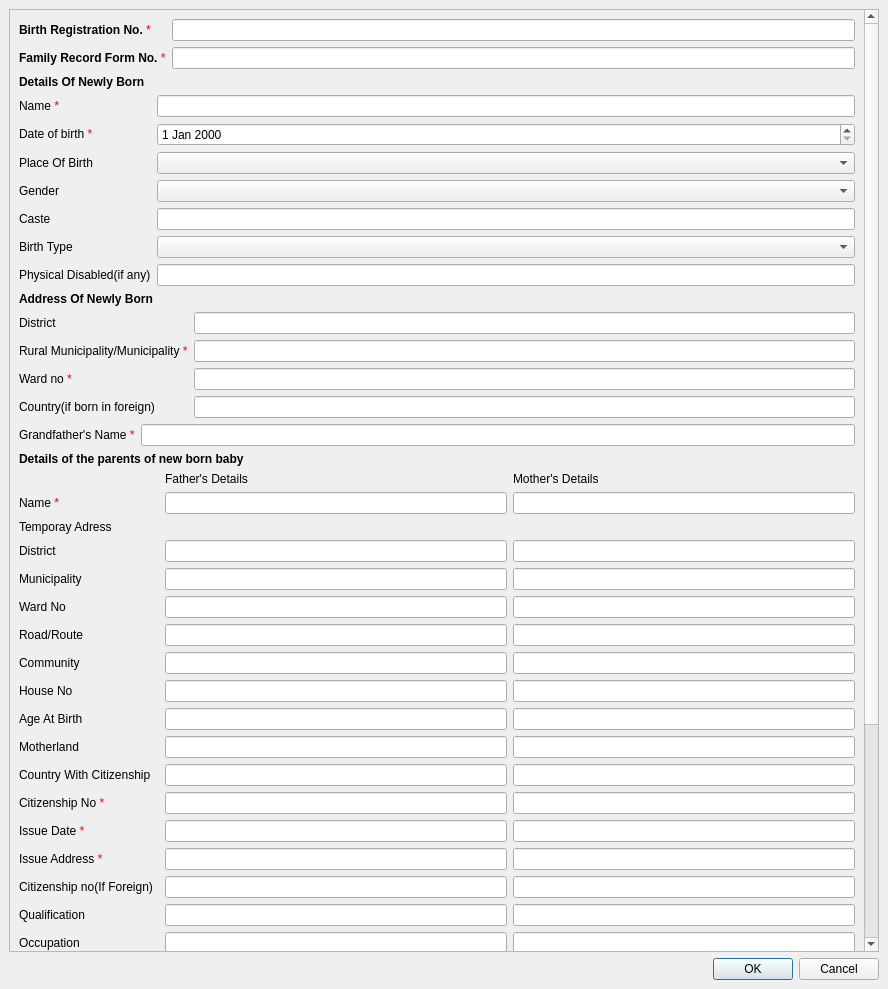
<?xml version="1.0" encoding="UTF-8"?>
<ui version="4.0">
 <class>BirthForm</class>
 <widget class="QMainWindow" name="BirthForm">
  <property name="geometry">
   <rect>
    <x>0</x>
    <y>0</y>
    <width>888</width>
    <height>989</height>
   </rect>
  </property>
  <property name="windowTitle">
   <string>Birth Registration Form</string>
  </property>
  <widget class="QWidget" name="centralwidget">
   <layout class="QGridLayout" name="gridLayout">
    <item row="0" column="0">
     <widget class="QScrollArea" name="scrollArea">
      <property name="widgetResizable">
       <bool>true</bool>
      </property>
      <widget class="QWidget" name="scrollAreaWidgetContents">
       <property name="geometry">
        <rect>
         <x>0</x>
         <y>0</y>
         <width>854</width>
         <height>1411</height>
        </rect>
       </property>
       <layout class="QGridLayout" name="gridLayout_2">
        <item row="3" column="0">
         <layout class="QFormLayout" name="formLayout_5">
          <item row="0" column="0">
           <widget class="QLabel" name="grandFatherLabel">
            <property name="text">
             <string>Grandfather's Name &lt;font color='red'&gt;*</string>
            </property>
           </widget>
          </item>
          <item row="0" column="1">
           <widget class="QLineEdit" name="grandFatherLineEdit"/>
          </item>
         </layout>
        </item>
        <item row="1" column="0">
         <widget class="QLabel" name="label_5">
          <property name="text">
           <string>&lt;b&gt;Details Of Newly Born&lt;/b&gt;</string>
          </property>
         </widget>
        </item>
        <item row="5" column="0">
         <layout class="QFormLayout" name="formLayout_6">
          <item row="0" column="0">
           <widget class="QLabel" name="label">
            <property name="text">
             <string/>
            </property>
           </widget>
          </item>
          <item row="0" column="1">
           <layout class="QHBoxLayout" name="horizontalLayout_3">
            <item>
             <widget class="QLabel" name="label_2">
              <property name="text">
               <string>Father's Details</string>
              </property>
             </widget>
            </item>
            <item>
             <widget class="QLabel" name="label_3">
              <property name="text">
               <string>Mother's Details</string>
              </property>
             </widget>
            </item>
           </layout>
          </item>
          <item row="1" column="0">
           <widget class="QLabel" name="nameLabel_2">
            <property name="text">
             <string>Name &lt;font color='red'&gt;*</string>
            </property>
           </widget>
          </item>
          <item row="1" column="1">
           <layout class="QHBoxLayout" name="horizontalLayout_2">
            <item>
             <widget class="QLineEdit" name="lineEdit"/>
            </item>
            <item>
             <widget class="QLineEdit" name="lineEdit_6"/>
            </item>
           </layout>
          </item>
          <item row="2" column="0">
           <widget class="QLabel" name="label_4">
            <property name="text">
             <string>Temporay Adress</string>
            </property>
           </widget>
          </item>
          <item row="3" column="0">
           <widget class="QLabel" name="districtLabel_2">
            <property name="text">
             <string>District</string>
            </property>
           </widget>
          </item>
          <item row="3" column="1">
           <layout class="QHBoxLayout" name="horizontalLayout_4">
            <item>
             <widget class="QLineEdit" name="districtLineEdit_3"/>
            </item>
            <item>
             <widget class="QLineEdit" name="districtLineEdit_2"/>
            </item>
           </layout>
          </item>
          <item row="4" column="0">
           <widget class="QLabel" name="municipalityLabel">
            <property name="text">
             <string>Municipality</string>
            </property>
           </widget>
          </item>
          <item row="5" column="0">
           <widget class="QLabel" name="wardNoLabel_2">
            <property name="text">
             <string>Ward No</string>
            </property>
           </widget>
          </item>
          <item row="6" column="0">
           <widget class="QLabel" name="roadLabel">
            <property name="text">
             <string>Road/Route</string>
            </property>
           </widget>
          </item>
          <item row="7" column="0">
           <widget class="QLabel" name="communityLabel">
            <property name="text">
             <string>Community</string>
            </property>
           </widget>
          </item>
          <item row="8" column="0">
           <widget class="QLabel" name="houseNoLabel">
            <property name="text">
             <string>House No</string>
            </property>
           </widget>
          </item>
          <item row="9" column="0">
           <widget class="QLabel" name="ageAtBirthLabel">
            <property name="text">
             <string>Age At Birth</string>
            </property>
           </widget>
          </item>
          <item row="10" column="0">
           <widget class="QLabel" name="motherlandLabel">
            <property name="text">
             <string>Motherland</string>
            </property>
           </widget>
          </item>
          <item row="11" column="0">
           <widget class="QLabel" name="countryWithCitizenshipLabel">
            <property name="text">
             <string>Country With Citizenship</string>
            </property>
           </widget>
          </item>
          <item row="12" column="0">
           <widget class="QLabel" name="citizenshipNoLabel">
            <property name="text">
             <string>Citizenship No &lt;font color='red'&gt;*</string>
            </property>
           </widget>
          </item>
          <item row="13" column="0">
           <widget class="QLabel" name="issueDateLabel">
            <property name="text">
             <string>Issue Date &lt;font color='red'&gt;*</string>
            </property>
           </widget>
          </item>
          <item row="14" column="0">
           <widget class="QLabel" name="issueAdressLabel">
            <property name="text">
             <string>Issue Address  &lt;font color='red'&gt;*</string>
            </property>
           </widget>
          </item>
          <item row="15" column="0">
           <widget class="QLabel" name="citizenshipNoIfForeignLabel">
            <property name="text">
             <string>Citizenship no(If Foreign)</string>
            </property>
           </widget>
          </item>
          <item row="16" column="0">
           <widget class="QLabel" name="qualificationLabel">
            <property name="text">
             <string>Qualification</string>
            </property>
           </widget>
          </item>
          <item row="17" column="0">
           <widget class="QLabel" name="occupationLabel">
            <property name="text">
             <string>Occupation</string>
            </property>
           </widget>
          </item>
          <item row="18" column="0">
           <widget class="QLabel" name="religionLabel">
            <property name="text">
             <string>Religion</string>
            </property>
           </widget>
          </item>
          <item row="19" column="0">
           <widget class="QLabel" name="motherSTongueLabel">
            <property name="text">
             <string>Mother's Tongue</string>
            </property>
           </widget>
          </item>
          <item row="20" column="0">
           <widget class="QLabel" name="totalChildrenLabel">
            <property name="text">
             <string>Total children</string>
            </property>
           </widget>
          </item>
          <item row="20" column="1">
           <widget class="QLineEdit" name="totalChildrenLineEdit"/>
          </item>
          <item row="21" column="0">
           <widget class="QLabel" name="totalChildrenAliveLabel">
            <property name="text">
             <string>Total Children Alive</string>
            </property>
           </widget>
          </item>
          <item row="21" column="1">
           <widget class="QLineEdit" name="totalChildrenAliveLineEdit"/>
          </item>
          <item row="22" column="0">
           <widget class="QLabel" name="marriageRegistrationNoLabel">
            <property name="text">
             <string>Marriage Registration No</string>
            </property>
           </widget>
          </item>
          <item row="22" column="1">
           <widget class="QLineEdit" name="marriageRegistrationNoLineEdit"/>
          </item>
          <item row="23" column="0">
           <widget class="QLabel" name="marriageDateLabel">
            <property name="text">
             <string>Marriage Date</string>
            </property>
           </widget>
          </item>
          <item row="4" column="1">
           <layout class="QHBoxLayout" name="horizontalLayout_5">
            <item>
             <widget class="QLineEdit" name="districtLineEdit_4"/>
            </item>
            <item>
             <widget class="QLineEdit" name="districtLineEdit_5"/>
            </item>
           </layout>
          </item>
          <item row="5" column="1">
           <layout class="QHBoxLayout" name="horizontalLayout_6">
            <item>
             <widget class="QLineEdit" name="districtLineEdit_6"/>
            </item>
            <item>
             <widget class="QLineEdit" name="districtLineEdit_7"/>
            </item>
           </layout>
          </item>
          <item row="6" column="1">
           <layout class="QHBoxLayout" name="horizontalLayout_7">
            <item>
             <widget class="QLineEdit" name="districtLineEdit_8"/>
            </item>
            <item>
             <widget class="QLineEdit" name="districtLineEdit_9"/>
            </item>
           </layout>
          </item>
          <item row="7" column="1">
           <layout class="QHBoxLayout" name="horizontalLayout_8">
            <item>
             <widget class="QLineEdit" name="districtLineEdit_10"/>
            </item>
            <item>
             <widget class="QLineEdit" name="districtLineEdit_11"/>
            </item>
           </layout>
          </item>
          <item row="8" column="1">
           <layout class="QHBoxLayout" name="horizontalLayout_9">
            <item>
             <widget class="QLineEdit" name="districtLineEdit_12"/>
            </item>
            <item>
             <widget class="QLineEdit" name="districtLineEdit_13"/>
            </item>
           </layout>
          </item>
          <item row="9" column="1">
           <layout class="QHBoxLayout" name="horizontalLayout_10">
            <item>
             <widget class="QLineEdit" name="districtLineEdit_14"/>
            </item>
            <item>
             <widget class="QLineEdit" name="districtLineEdit_15"/>
            </item>
           </layout>
          </item>
          <item row="10" column="1">
           <layout class="QHBoxLayout" name="horizontalLayout_11">
            <item>
             <widget class="QLineEdit" name="districtLineEdit_16"/>
            </item>
            <item>
             <widget class="QLineEdit" name="districtLineEdit_17"/>
            </item>
           </layout>
          </item>
          <item row="11" column="1">
           <layout class="QHBoxLayout" name="horizontalLayout_12">
            <item>
             <widget class="QLineEdit" name="districtLineEdit_18"/>
            </item>
            <item>
             <widget class="QLineEdit" name="districtLineEdit_19"/>
            </item>
           </layout>
          </item>
          <item row="12" column="1">
           <layout class="QHBoxLayout" name="horizontalLayout_13">
            <item>
             <widget class="QLineEdit" name="districtLineEdit_20"/>
            </item>
            <item>
             <widget class="QLineEdit" name="districtLineEdit_21"/>
            </item>
           </layout>
          </item>
          <item row="13" column="1">
           <layout class="QHBoxLayout" name="horizontalLayout_14">
            <item>
             <widget class="QLineEdit" name="districtLineEdit_22"/>
            </item>
            <item>
             <widget class="QLineEdit" name="districtLineEdit_23"/>
            </item>
           </layout>
          </item>
          <item row="14" column="1">
           <layout class="QHBoxLayout" name="horizontalLayout_15">
            <item>
             <widget class="QLineEdit" name="districtLineEdit_24"/>
            </item>
            <item>
             <widget class="QLineEdit" name="districtLineEdit_25"/>
            </item>
           </layout>
          </item>
          <item row="15" column="1">
           <layout class="QHBoxLayout" name="horizontalLayout_16">
            <item>
             <widget class="QLineEdit" name="districtLineEdit_26"/>
            </item>
            <item>
             <widget class="QLineEdit" name="districtLineEdit_27"/>
            </item>
           </layout>
          </item>
          <item row="16" column="1">
           <layout class="QHBoxLayout" name="horizontalLayout_17">
            <item>
             <widget class="QLineEdit" name="districtLineEdit_28"/>
            </item>
            <item>
             <widget class="QLineEdit" name="districtLineEdit_29"/>
            </item>
           </layout>
          </item>
          <item row="17" column="1">
           <layout class="QHBoxLayout" name="horizontalLayout_18">
            <item>
             <widget class="QLineEdit" name="districtLineEdit_30"/>
            </item>
            <item>
             <widget class="QLineEdit" name="districtLineEdit_31"/>
            </item>
           </layout>
          </item>
          <item row="18" column="1">
           <layout class="QHBoxLayout" name="horizontalLayout_19">
            <item>
             <widget class="QLineEdit" name="districtLineEdit_32"/>
            </item>
            <item>
             <widget class="QLineEdit" name="districtLineEdit_33"/>
            </item>
           </layout>
          </item>
          <item row="19" column="1">
           <layout class="QHBoxLayout" name="horizontalLayout_20">
            <item>
             <widget class="QLineEdit" name="districtLineEdit_34"/>
            </item>
            <item>
             <widget class="QLineEdit" name="districtLineEdit_35"/>
            </item>
           </layout>
          </item>
          <item row="23" column="1">
           <layout class="QHBoxLayout" name="horizontalLayout_21">
            <item>
             <widget class="QDateEdit" name="dateEdit_2"/>
            </item>
           </layout>
          </item>
          <item row="24" column="0">
           <widget class="QLabel" name="informationProvidedByLabel">
            <property name="text">
             <string>&lt;b&gt;Information Provided By&lt;/b&gt;</string>
            </property>
           </widget>
          </item>
          <item row="25" column="0">
           <widget class="QLabel" name="nameLabel_3">
            <property name="text">
             <string>Name &lt;font color='red'&gt;*</string>
            </property>
           </widget>
          </item>
          <item row="25" column="1">
           <widget class="QLineEdit" name="nameLineEdit_2"/>
          </item>
          <item row="26" column="0">
           <widget class="QLabel" name="citizenshipNoLabel_2">
            <property name="text">
             <string>Citizenship Certificate No</string>
            </property>
           </widget>
          </item>
          <item row="26" column="1">
           <widget class="QLineEdit" name="citizenshipNoLineEdit"/>
          </item>
          <item row="27" column="0">
           <widget class="QLabel" name="relationToNewbornLabel">
            <property name="text">
             <string>Relation to newborn</string>
            </property>
           </widget>
          </item>
          <item row="27" column="1">
           <widget class="QLineEdit" name="relationToNewbornLineEdit"/>
          </item>
         </layout>
        </item>
        <item row="2" column="0">
         <layout class="QFormLayout" name="formLayout">
          <item row="0" column="0">
           <widget class="QLabel" name="nameLabel">
            <property name="text">
             <string>Name &lt;font color='red'&gt;*</string>
            </property>
           </widget>
          </item>
          <item row="0" column="1">
           <widget class="QLineEdit" name="nameLineEdit"/>
          </item>
          <item row="1" column="0">
           <widget class="QLabel" name="dateOfBirthLabel">
            <property name="text">
             <string>Date of birth &lt;font color='red'&gt;*</string>
            </property>
           </widget>
          </item>
          <item row="1" column="1">
           <widget class="QDateEdit" name="dateOfBirthDateEdit"/>
          </item>
          <item row="2" column="0">
           <widget class="QLabel" name="placeOfBirthLabel">
            <property name="text">
             <string>Place Of Birth</string>
            </property>
           </widget>
          </item>
          <item row="2" column="1">
           <widget class="QComboBox" name="placeOfBirthComboBox"/>
          </item>
          <item row="3" column="0">
           <widget class="QLabel" name="genderLabel">
            <property name="text">
             <string>Gender</string>
            </property>
           </widget>
          </item>
          <item row="3" column="1">
           <widget class="QComboBox" name="genderComboBox"/>
          </item>
          <item row="4" column="0">
           <widget class="QLabel" name="casteLabel">
            <property name="text">
             <string>Caste</string>
            </property>
           </widget>
          </item>
          <item row="4" column="1">
           <widget class="QLineEdit" name="casteLineEdit"/>
          </item>
          <item row="5" column="0">
           <widget class="QLabel" name="birthTypeLabel">
            <property name="text">
             <string>Birth Type</string>
            </property>
           </widget>
          </item>
          <item row="5" column="1">
           <widget class="QComboBox" name="birthTypeComboBox"/>
          </item>
          <item row="6" column="0">
           <widget class="QLabel" name="physicalDisabledLabel">
            <property name="text">
             <string>Physical Disabled(if any)</string>
            </property>
           </widget>
          </item>
          <item row="6" column="1">
           <widget class="QLineEdit" name="physicalDisabledLineEdit"/>
          </item>
          <item row="7" column="0" colspan="2">
           <layout class="QFormLayout" name="formLayout_2">
            <item row="0" column="0">
             <widget class="QLabel" name="label_6">
              <property name="text">
               <string>&lt;b&gt;Address Of Newly Born</string>
              </property>
             </widget>
            </item>
            <item row="1" column="0">
             <widget class="QLabel" name="districtLabel">
              <property name="text">
               <string>District</string>
              </property>
             </widget>
            </item>
            <item row="1" column="1">
             <widget class="QLineEdit" name="districtLineEdit"/>
            </item>
            <item row="2" column="0">
             <widget class="QLabel" name="MunicipalityLabel">
              <property name="text">
               <string>Rural Municipality/Municipality &lt;font color='red'&gt;*</string>
              </property>
             </widget>
            </item>
            <item row="2" column="1">
             <widget class="QLineEdit" name="MunicipalityLineEdit"/>
            </item>
            <item row="3" column="0">
             <widget class="QLabel" name="wardNoLabel">
              <property name="text">
               <string>Ward no &lt;font color='red'&gt;*</string>
              </property>
             </widget>
            </item>
            <item row="3" column="1">
             <widget class="QLineEdit" name="wardNoLineEdit"/>
            </item>
            <item row="4" column="0">
             <widget class="QLabel" name="countryIfBornInForeignLabel">
              <property name="text">
               <string>Country(if born in foreign)</string>
              </property>
             </widget>
            </item>
            <item row="4" column="1">
             <widget class="QLineEdit" name="countryIfBornInForeignLineEdit"/>
            </item>
           </layout>
          </item>
         </layout>
        </item>
        <item row="4" column="0">
         <widget class="QLabel" name="label_8">
          <property name="text">
           <string>&lt;b&gt;Details of the parents of new born baby&lt;/b&gt;</string>
          </property>
         </widget>
        </item>
        <item row="0" column="0">
         <layout class="QFormLayout" name="formLayout_9">
          <item row="0" column="0">
           <widget class="QLabel" name="birthRegistrationNoLabel">
            <property name="text">
             <string>&lt;b&gt;Birth Registration No.&lt;/b&gt; &lt;font color='red'&gt;*</string>
            </property>
           </widget>
          </item>
          <item row="0" column="1">
           <widget class="QLineEdit" name="birthRegistrationNoLineEdit"/>
          </item>
          <item row="1" column="0">
           <widget class="QLabel" name="familyRecordFormNoLabel">
            <property name="text">
             <string>&lt;b&gt;Family Record Form No.&lt;/b&gt; &lt;font color='red'&gt;*</string>
            </property>
           </widget>
          </item>
          <item row="1" column="1">
           <widget class="QLineEdit" name="familyRecordFormNoLineEdit"/>
          </item>
         </layout>
        </item>
       </layout>
      </widget>
     </widget>
    </item>
    <item row="1" column="0">
     <widget class="QDialogButtonBox" name="buttonBox">
      <property name="standardButtons">
       <set>QDialogButtonBox::Cancel|QDialogButtonBox::Ok</set>
      </property>
     </widget>
    </item>
   </layout>
  </widget>
 </widget>
 <resources/>
 <connections/>
</ui>
